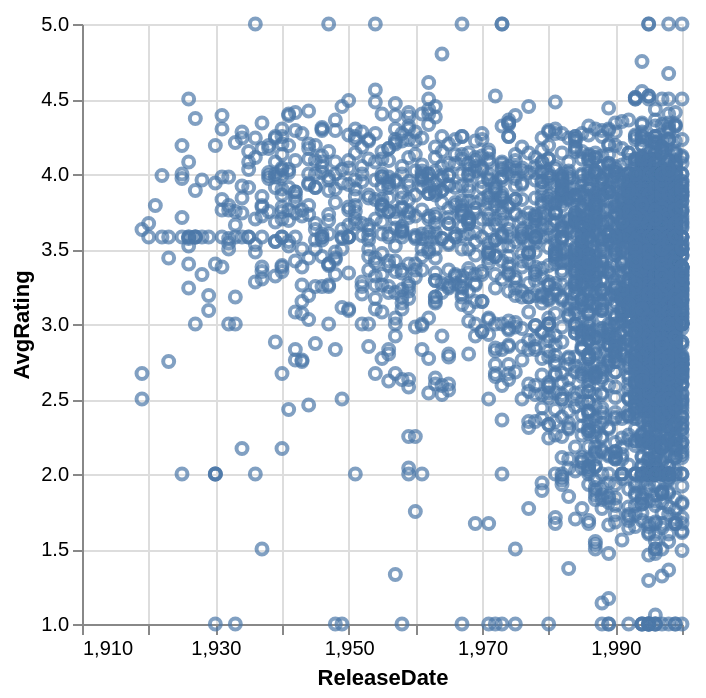

The notebook cell this image was saved under:
### Markdown cell above
Having axis start from 0 does not always makes sense, we can turn off this behaviour.

We will use [`altair.Scale`](https://altair-viz.github.io/user_guide/generated/core/altair.Scale.html), [altair.X](https://altair-viz.github.io/user_guide/generated/channels/altair.X.html), and [altair.Y](https://altair-viz.github.io/user_guide/generated/channels/altair.Y.html)

### Code cell
alt.Chart(movies_genre).mark_point().encode(
  alt.X('ReleaseDate', scale = alt.Scale(zero = False)),
  alt.Y('AvgRating', scale = alt.Scale(zero = False))
)

### Figure 1 — Vega-Lite specification as saved in the notebook (floating-point values rounded to 4 significant figures; data arrays with more than 128 entries replaced by an {"elided": "..."} marker saying what was removed)
{"config": {"view": {"continuousWidth": 300, "continuousHeight": 300}}, "data": {"name": "data-13c4f2dff4c408d6b77392abd5dfec37"}, "mark": {"type": "point"}, "encoding": {"x": {"field": "ReleaseDate", "scale": {"zero": false}, "type": "quantitative"}, "y": {"field": "AvgRating", "scale": {"zero": false}, "type": "quantitative"}}, "$schema": "https://vega.github.io/schema/vega-lite/v5.20.1.json", "datasets": {"data-13c4f2dff4c408d6b77392abd5dfec37": {"elided": "3883 records"}}}
